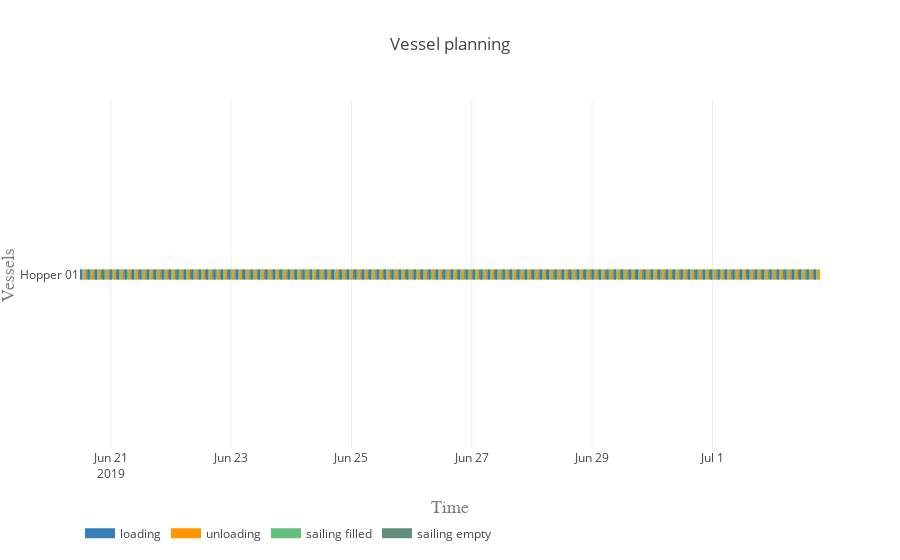

Notebook code for this chart:
### Markdown cell above
#### Vessel planning

### Code cell
vessels = [hopper]

activities = ['loading', 'unloading', 'sailing filled', 'sailing empty']
colors = {0:'rgb(55,126,184)', 1:'rgb(255,150,0)', 2:'rgb(98, 192, 122)', 3:'rgb(98, 141, 122)'}

plot.vessel_planning(vessels, activities, colors)

### Figure 1 — Plotly figure (JSON) as saved in the notebook; plotly's stock layout.template omitted (floating-point values rounded to 4 significant figures; data arrays with more than 128 entries replaced by an {"elided": "..."} marker saying what was removed)
{"data": [{"connectgaps": false, "hoverinfo": "y+name", "line": {"color": "rgb(55,126,184)", "width": 10}, "mode": "lines", "name": "loading", "type": "scatter", "uid": "3e5c2bdd-4287-4551-9d6c-d62a0317f728", "x": {"elided": "1000 str values"}, "y": {"elided": "1000 str values"}}, {"connectgaps": false, "hoverinfo": "y+name", "line": {"color": "rgb(255,150,0)", "width": 10}, "mode": "lines", "name": "unloading", "type": "scatter", "uid": "30a7088b-b642-4b69-9825-49ec4271f24c", "x": {"elided": "1000 str values"}, "y": {"elided": "1000 str values"}}, {"connectgaps": false, "hoverinfo": "y+name", "line": {"color": "rgb(98, 192, 122)", "width": 10}, "mode": "lines", "name": "sailing filled", "type": "scatter", "uid": "23bb1375-779e-4fbf-a216-09e057f87cc9", "x": {"elided": "500 str values"}, "y": {"elided": "500 str values"}}, {"connectgaps": false, "hoverinfo": "y+name", "line": {"color": "rgb(98, 141, 122)", "width": 10}, "mode": "lines", "name": "sailing empty", "type": "scatter", "uid": "982f4ce6-c39d-4cd2-8464-f159a433d294", "x": {"elided": "495 str values"}, "y": {"elided": "495 str values"}}], "layout": {"hovermode": "closest", "legend": {"orientation": "h", "x": 0, "y": -0.2}, "title": {"text": "Vessel planning"}, "xaxis": {"range": ["2019-06-20 11:41:07", "2019-07-02 18:55:29.511561"], "title": {"font": {"color": "#7f7f7f", "family": "Courier New, monospace", "size": 18}, "text": "Time"}}, "yaxis": {"title": {"font": {"color": "#7f7f7f", "family": "Courier New, monospace", "size": 18}, "text": "Vessels"}}}}
